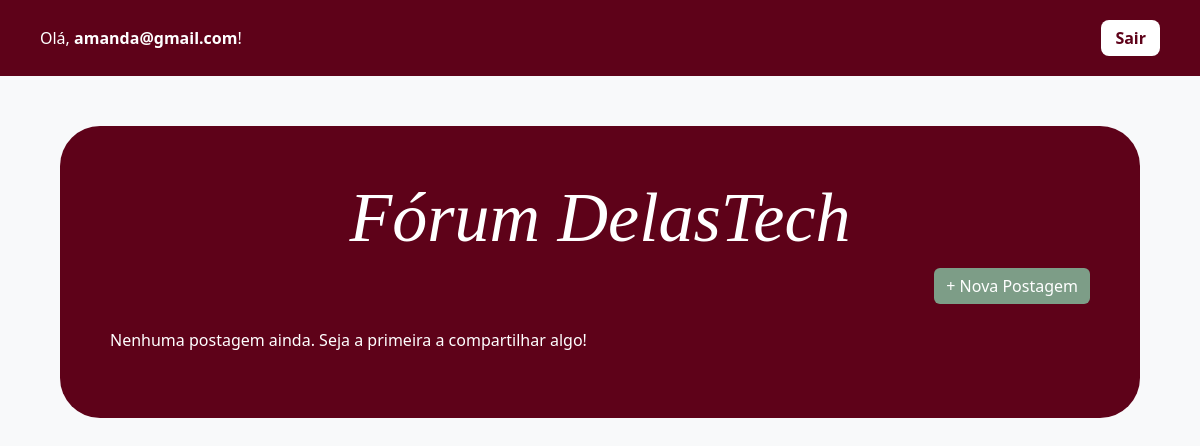
Page /forum/ (signed in) on the earlier database version.
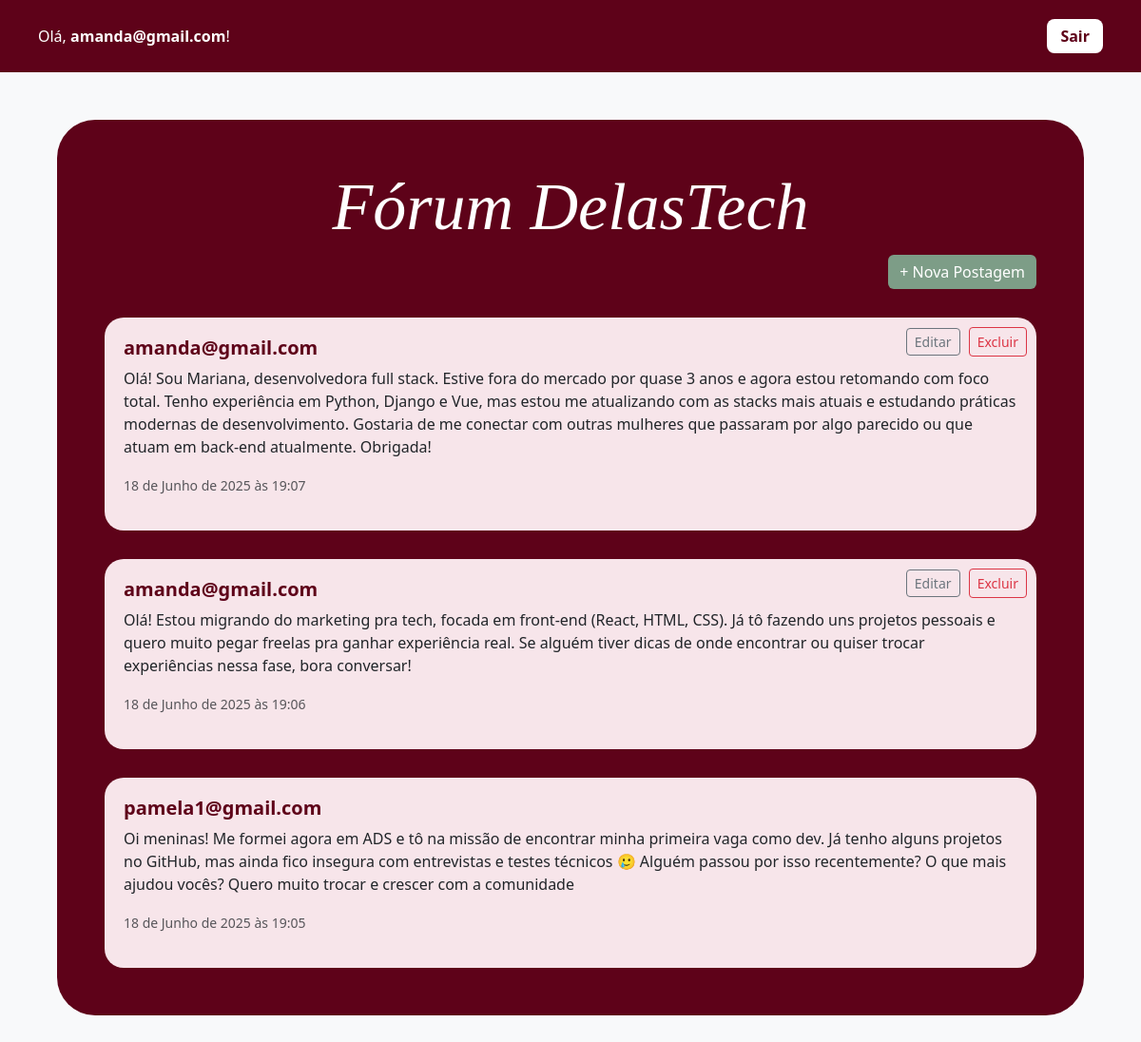
Same page on the later database version.
### forum_app/models.py (models this page shows, shortened)
class Post(models.Model):
    autor = models.ForeignKey(User, on_delete=models.CASCADE)
    titulo = models.CharField(max_length=200)
    conteudo = models.TextField()
    criado_em = models.DateTimeField(auto_now_add=True)

### forum_app/views.py (the view)
# urls.py: path('', forum_home, name='forum_home'),
@login_required(login_url='login')
def forum_home(request):
    postagens = Post.objects.all().order_by('-criado_em')
    return render(request, 'forum_app/forum_home.html', {'postagens': postagens})

### forum_app/templates/forum_app/forum_home.html (shortened to what this page needs)
<!DOCTYPE html>
<html lang="pt-br">
<head>
  <link href="https://cdn.jsdelivr.net/npm/bootstrap@5.3.3/dist/css/bootstrap.min.css" rel="stylesheet">
</head>
<body class="bg-light">
  <div class="top-bar">
    <div>Olá, <strong>{{ request.user.username }}</strong>!</div>
    <form method="post" action="{% url 'logout' %}">
      <button type="submit" class="btn-logout">Sair</button>
    </form>
  </div>
  <main>
    <div class="forum-container">
      <h1 class="forum-title">Fórum DelasTech</h1>
      <div class="text-end mb-4">
        <a href="{% url 'criar_postagem' %}" class="btn btn-novo">+ Nova Postagem</a>
      </div>
      {% for postagem in postagens %}
        <div class="post-card">
          <h5>{{ postagem.autor }}</h5>
          <p>{{ postagem.conteudo }}</p>
          <p><small class="text-muted">{{ postagem.criado_em }}</small></p>
          {% if request.user == postagem.autor %}
            <div class="post-actions">
              <a href="{% url 'editar_postagem' postagem.id %}" class="btn btn-sm btn-outline-secondary">Editar</a>
              <form method="post" action="{% url 'excluir_postagem' postagem.id %}" style="display:inline;">
                <button type="submit" class="btn btn-sm btn-outline-danger">Excluir</button>
              </form>
            </div>
          {% endif %}
        </div>
      {% empty %}
        <p class="text-white">Nenhuma postagem ainda. Seja a primeira a compartilhar algo!</p>
      {% endfor %}
    </div>
  </main>
</body>
</html>

Differences in the rows shown:
added Post: autor "amanda@gmail.com", conteudo "Olá! Sou Mariana, desenvolvedora full stack. Estive fora do mercado por quase 3 anos e agora estou retomando com foco total. Tenho experiência em Python, Django e Vue, mas estou me atualizando com as stacks mais atuais e estudando práticas modernas de desenvolvimento. Gostaria de me conectar com outras mulheres que passaram por algo parecido ou que atuam em back-end atualmente. Obrigada!", criado_em "18 de Junho de 2025 às 19:07", shows "Editar"
added Post: autor "amanda@gmail.com", conteudo "Olá! Estou migrando do marketing pra tech, focada em front-end (React, HTML, CSS). Já tô fazendo uns projetos pessoais e quero muito pegar freelas pra ganhar experiência real. Se alguém tiver dicas de onde encontrar ou quiser trocar experiências nessa fase, bora conversar!", criado_em "18 de Junho de 2025 às 19:06", shows "Editar"
added Post: autor "pamela1@gmail.com", conteudo "Oi meninas! Me formei agora em ADS e tô na missão de encontrar minha primeira vaga como dev. Já tenho alguns projetos no GitHub, mas ainda fico insegura com entrevistas e testes técnicos 🥲 Alguém passou por isso recentemente? O que mais ajudou vocês? Quero muito trocar e crescer com a comunidade", criado_em "18 de Junho de 2025 às 19:05"
Other differences:
text no longer shown: "Nenhuma postagem ainda. Seja a primeira a compartilhar algo!"
